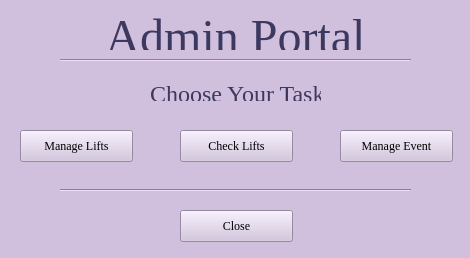
<?xml version="1.0" encoding="UTF-8"?>
<ui version="4.0">
 <class>AdminWindow</class>
 <widget class="QWidget" name="AdminWindow">
  <property name="geometry">
   <rect>
    <x>0</x>
    <y>0</y>
    <width>470</width>
    <height>258</height>
   </rect>
  </property>
  <property name="minimumSize">
   <size>
    <width>470</width>
    <height>258</height>
   </size>
  </property>
  <property name="maximumSize">
   <size>
    <width>470</width>
    <height>258</height>
   </size>
  </property>
  <property name="windowTitle">
   <string>Admin Portal</string>
  </property>
  <property name="styleSheet">
   <string notr="true">background-color: rgb(208, 192, 221);</string>
  </property>
  <widget class="QLabel" name="label">
   <property name="geometry">
    <rect>
     <x>90</x>
     <y>10</y>
     <width>291</width>
     <height>41</height>
    </rect>
   </property>
   <property name="font">
    <font>
     <family>Georgia</family>
    </font>
   </property>
   <property name="text">
    <string>&lt;html&gt;&lt;head/&gt;&lt;body&gt;&lt;p align=&quot;center&quot;&gt;&lt;span style=&quot; font-size:36pt; color:#3c385f;&quot;&gt;Admin Portal&lt;/span&gt;&lt;/p&gt;&lt;/body&gt;&lt;/html&gt;</string>
   </property>
  </widget>
  <widget class="Line" name="line">
   <property name="geometry">
    <rect>
     <x>60</x>
     <y>50</y>
     <width>351</width>
     <height>20</height>
    </rect>
   </property>
   <property name="orientation">
    <enum>Qt::Horizontal</enum>
   </property>
  </widget>
  <widget class="QLabel" name="label_2">
   <property name="geometry">
    <rect>
     <x>150</x>
     <y>80</y>
     <width>171</width>
     <height>21</height>
    </rect>
   </property>
   <property name="font">
    <font>
     <family>Georgia</family>
    </font>
   </property>
   <property name="text">
    <string>&lt;html&gt;&lt;head/&gt;&lt;body&gt;&lt;p align=&quot;center&quot;&gt;&lt;span style=&quot; font-size:18pt; color:#3c385f;&quot;&gt;Choose Your Task:&lt;/span&gt;&lt;/p&gt;&lt;/body&gt;&lt;/html&gt;</string>
   </property>
  </widget>
  <widget class="QPushButton" name="ManageLifts">
   <property name="geometry">
    <rect>
     <x>20</x>
     <y>130</y>
     <width>113</width>
     <height>32</height>
    </rect>
   </property>
   <property name="font">
    <font>
     <family>Georgia</family>
    </font>
   </property>
   <property name="text">
    <string>Manage Lifts</string>
   </property>
  </widget>
  <widget class="QPushButton" name="CheckLifts">
   <property name="geometry">
    <rect>
     <x>180</x>
     <y>130</y>
     <width>113</width>
     <height>32</height>
    </rect>
   </property>
   <property name="font">
    <font>
     <family>Georgia</family>
    </font>
   </property>
   <property name="text">
    <string>Check Lifts</string>
   </property>
  </widget>
  <widget class="QPushButton" name="ManageEvent">
   <property name="geometry">
    <rect>
     <x>340</x>
     <y>130</y>
     <width>113</width>
     <height>32</height>
    </rect>
   </property>
   <property name="font">
    <font>
     <family>Georgia</family>
    </font>
   </property>
   <property name="text">
    <string>Manage Event</string>
   </property>
  </widget>
  <widget class="QPushButton" name="Close">
   <property name="geometry">
    <rect>
     <x>180</x>
     <y>210</y>
     <width>113</width>
     <height>32</height>
    </rect>
   </property>
   <property name="font">
    <font>
     <family>Georgia</family>
    </font>
   </property>
   <property name="text">
    <string>Close</string>
   </property>
  </widget>
  <widget class="Line" name="line_2">
   <property name="geometry">
    <rect>
     <x>60</x>
     <y>180</y>
     <width>351</width>
     <height>20</height>
    </rect>
   </property>
   <property name="orientation">
    <enum>Qt::Horizontal</enum>
   </property>
  </widget>
 </widget>
 <resources/>
 <connections/>
</ui>
